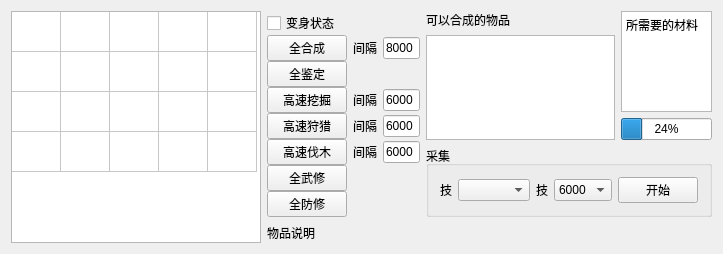
<?xml version="1.0" encoding="UTF-8"?>
<ui version="4.0">
 <class>GameWorkWgt</class>
 <widget class="QWidget" name="GameWorkWgt">
  <property name="geometry">
   <rect>
    <x>0</x>
    <y>0</y>
    <width>723</width>
    <height>249</height>
   </rect>
  </property>
  <property name="windowTitle">
   <string>GameWorkWgt</string>
  </property>
  <layout class="QHBoxLayout" name="horizontalLayout_14">
   <item>
    <widget class="QTableWidget" name="tableWidget">
     <property name="minimumSize">
      <size>
       <width>250</width>
       <height>0</height>
      </size>
     </property>
     <property name="maximumSize">
      <size>
       <width>250</width>
       <height>16777215</height>
      </size>
     </property>
     <attribute name="horizontalHeaderVisible">
      <bool>false</bool>
     </attribute>
     <attribute name="horizontalHeaderDefaultSectionSize">
      <number>49</number>
     </attribute>
     <attribute name="horizontalHeaderMinimumSectionSize">
      <number>25</number>
     </attribute>
     <attribute name="verticalHeaderVisible">
      <bool>false</bool>
     </attribute>
     <attribute name="verticalHeaderDefaultSectionSize">
      <number>40</number>
     </attribute>
     <row>
      <property name="text">
       <string>新建行</string>
      </property>
     </row>
     <row>
      <property name="text">
       <string>新建行</string>
      </property>
     </row>
     <row>
      <property name="text">
       <string>新建行</string>
      </property>
     </row>
     <row>
      <property name="text">
       <string>新建行</string>
      </property>
     </row>
     <column>
      <property name="text">
       <string>新建列</string>
      </property>
     </column>
     <column>
      <property name="text">
       <string>新建列</string>
      </property>
     </column>
     <column>
      <property name="text">
       <string>新建列</string>
      </property>
     </column>
     <column>
      <property name="text">
       <string>新建列</string>
      </property>
     </column>
     <column>
      <property name="text">
       <string>新建列</string>
      </property>
     </column>
    </widget>
   </item>
   <item>
    <layout class="QVBoxLayout" name="verticalLayout_5">
     <item>
      <layout class="QHBoxLayout" name="horizontalLayout_13">
       <item>
        <layout class="QVBoxLayout" name="verticalLayout_3">
         <property name="spacing">
          <number>0</number>
         </property>
         <item>
          <layout class="QHBoxLayout" name="horizontalLayout_8">
           <item>
            <widget class="QCheckBox" name="checkBox">
             <property name="text">
              <string>变身状态</string>
             </property>
            </widget>
           </item>
           <item>
            <spacer name="horizontalSpacer_4">
             <property name="orientation">
              <enum>Qt::Horizontal</enum>
             </property>
             <property name="sizeHint" stdset="0">
              <size>
               <width>40</width>
               <height>20</height>
              </size>
             </property>
            </spacer>
           </item>
          </layout>
         </item>
         <item>
          <layout class="QHBoxLayout" name="horizontalLayout">
           <item>
            <widget class="QPushButton" name="pushButton">
             <property name="text">
              <string>全合成</string>
             </property>
            </widget>
           </item>
           <item>
            <widget class="QLabel" name="label">
             <property name="text">
              <string>间隔</string>
             </property>
            </widget>
           </item>
           <item>
            <widget class="QLineEdit" name="lineEdit">
             <property name="text">
              <string>8000</string>
             </property>
            </widget>
           </item>
          </layout>
         </item>
         <item>
          <layout class="QHBoxLayout" name="horizontalLayout_5">
           <item>
            <widget class="QPushButton" name="pushButton_2">
             <property name="text">
              <string>全鉴定</string>
             </property>
            </widget>
           </item>
           <item>
            <spacer name="horizontalSpacer">
             <property name="orientation">
              <enum>Qt::Horizontal</enum>
             </property>
             <property name="sizeHint" stdset="0">
              <size>
               <width>40</width>
               <height>20</height>
              </size>
             </property>
            </spacer>
           </item>
          </layout>
         </item>
         <item>
          <layout class="QHBoxLayout" name="horizontalLayout_2">
           <item>
            <widget class="QPushButton" name="pushButton_3">
             <property name="text">
              <string>高速挖掘</string>
             </property>
            </widget>
           </item>
           <item>
            <widget class="QLabel" name="label_2">
             <property name="text">
              <string>间隔</string>
             </property>
            </widget>
           </item>
           <item>
            <widget class="QLineEdit" name="lineEdit_2">
             <property name="text">
              <string>6000</string>
             </property>
            </widget>
           </item>
          </layout>
         </item>
         <item>
          <layout class="QHBoxLayout" name="horizontalLayout_3">
           <item>
            <widget class="QPushButton" name="pushButton_4">
             <property name="text">
              <string>高速狩猎</string>
             </property>
            </widget>
           </item>
           <item>
            <widget class="QLabel" name="label_3">
             <property name="text">
              <string>间隔</string>
             </property>
            </widget>
           </item>
           <item>
            <widget class="QLineEdit" name="lineEdit_3">
             <property name="text">
              <string>6000</string>
             </property>
            </widget>
           </item>
          </layout>
         </item>
         <item>
          <layout class="QHBoxLayout" name="horizontalLayout_4">
           <item>
            <widget class="QPushButton" name="pushButton_5">
             <property name="text">
              <string>高速伐木</string>
             </property>
            </widget>
           </item>
           <item>
            <widget class="QLabel" name="label_4">
             <property name="text">
              <string>间隔</string>
             </property>
            </widget>
           </item>
           <item>
            <widget class="QLineEdit" name="lineEdit_4">
             <property name="text">
              <string>6000</string>
             </property>
            </widget>
           </item>
          </layout>
         </item>
         <item>
          <layout class="QHBoxLayout" name="horizontalLayout_6">
           <item>
            <widget class="QPushButton" name="pushButton_6">
             <property name="text">
              <string>全武修</string>
             </property>
            </widget>
           </item>
           <item>
            <spacer name="horizontalSpacer_2">
             <property name="orientation">
              <enum>Qt::Horizontal</enum>
             </property>
             <property name="sizeHint" stdset="0">
              <size>
               <width>40</width>
               <height>20</height>
              </size>
             </property>
            </spacer>
           </item>
          </layout>
         </item>
         <item>
          <layout class="QHBoxLayout" name="horizontalLayout_7">
           <item>
            <widget class="QPushButton" name="pushButton_7">
             <property name="text">
              <string>全防修</string>
             </property>
            </widget>
           </item>
           <item>
            <spacer name="horizontalSpacer_3">
             <property name="orientation">
              <enum>Qt::Horizontal</enum>
             </property>
             <property name="sizeHint" stdset="0">
              <size>
               <width>40</width>
               <height>20</height>
              </size>
             </property>
            </spacer>
           </item>
          </layout>
         </item>
        </layout>
       </item>
       <item>
        <layout class="QVBoxLayout" name="verticalLayout_4">
         <item>
          <layout class="QHBoxLayout" name="horizontalLayout_12">
           <item>
            <layout class="QVBoxLayout" name="verticalLayout">
             <item>
              <widget class="QLabel" name="label_5">
               <property name="maximumSize">
                <size>
                 <width>120</width>
                 <height>16777215</height>
                </size>
               </property>
               <property name="text">
                <string>可以合成的物品</string>
               </property>
              </widget>
             </item>
             <item>
              <widget class="QListWidget" name="listWidget">
               <property name="maximumSize">
                <size>
                 <width>200</width>
                 <height>16777215</height>
                </size>
               </property>
              </widget>
             </item>
            </layout>
           </item>
           <item>
            <layout class="QVBoxLayout" name="verticalLayout_2">
             <item>
              <widget class="QTextEdit" name="textEdit">
               <property name="maximumSize">
                <size>
                 <width>100</width>
                 <height>16777215</height>
                </size>
               </property>
               <property name="html">
                <string>&lt;!DOCTYPE HTML PUBLIC &quot;-//W3C//DTD HTML 4.0//EN&quot; &quot;http://www.w3.org/TR/REC-html40/strict.dtd&quot;&gt;
&lt;html&gt;&lt;head&gt;&lt;meta name=&quot;qrichtext&quot; content=&quot;1&quot; /&gt;&lt;style type=&quot;text/css&quot;&gt;
p, li { white-space: pre-wrap; }
&lt;/style&gt;&lt;/head&gt;&lt;body style=&quot; font-family:'SimSun'; font-size:9pt; font-weight:400; font-style:normal;&quot;&gt;
&lt;p style=&quot; margin-top:0px; margin-bottom:0px; margin-left:0px; margin-right:0px; -qt-block-indent:0; text-indent:0px;&quot;&gt;所需要的材料&lt;/p&gt;&lt;/body&gt;&lt;/html&gt;</string>
               </property>
              </widget>
             </item>
             <item>
              <widget class="QProgressBar" name="progressBar">
               <property name="value">
                <number>24</number>
               </property>
              </widget>
             </item>
            </layout>
           </item>
          </layout>
         </item>
         <item>
          <widget class="QGroupBox" name="groupBox">
           <property name="title">
            <string>采集</string>
           </property>
           <layout class="QHBoxLayout" name="horizontalLayout_11">
            <item>
             <layout class="QHBoxLayout" name="horizontalLayout_10">
              <item>
               <widget class="QLabel" name="label_7">
                <property name="text">
                 <string>技</string>
                </property>
               </widget>
              </item>
              <item>
               <widget class="QComboBox" name="comboBox"/>
              </item>
              <item>
               <widget class="QLabel" name="label_8">
                <property name="text">
                 <string>技</string>
                </property>
               </widget>
              </item>
              <item>
               <widget class="QComboBox" name="comboBox_2">
                <item>
                 <property name="text">
                  <string>6000</string>
                 </property>
                </item>
                <item>
                 <property name="text">
                  <string>8000</string>
                 </property>
                </item>
               </widget>
              </item>
              <item>
               <widget class="QPushButton" name="pushButton_8">
                <property name="text">
                 <string>开始</string>
                </property>
               </widget>
              </item>
             </layout>
            </item>
           </layout>
          </widget>
         </item>
        </layout>
       </item>
      </layout>
     </item>
     <item>
      <layout class="QHBoxLayout" name="horizontalLayout_9">
       <item>
        <widget class="QLabel" name="label_6">
         <property name="text">
          <string>物品说明</string>
         </property>
        </widget>
       </item>
       <item>
        <spacer name="horizontalSpacer_5">
         <property name="orientation">
          <enum>Qt::Horizontal</enum>
         </property>
         <property name="sizeHint" stdset="0">
          <size>
           <width>40</width>
           <height>20</height>
          </size>
         </property>
        </spacer>
       </item>
      </layout>
     </item>
    </layout>
   </item>
  </layout>
 </widget>
 <layoutdefault spacing="6" margin="11"/>
 <resources/>
 <connections/>
</ui>
